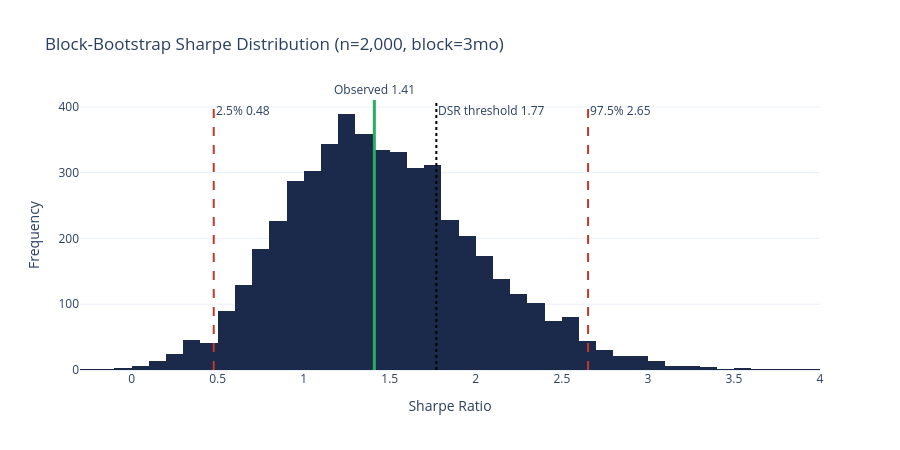

Here is the notebook cell this chart was saved with:
### Code cell
# Visualise bootstrap Sharpe distribution
rng = np.random.default_rng(42)
sharpes = []
r = dn.values
T = len(r)
block = 6
n_blocks = int(np.ceil(T/block))
for _ in range(5000):
    starts = rng.integers(0, T, size=n_blocks)
    sample = np.concatenate([np.take(r, np.arange(s, s+block) % T) for s in starts])[:T]
    mu = sample.mean(); sd = sample.std(ddof=1)
    sharpes.append((mu*12)/(sd*np.sqrt(12)) if sd > 0 else 0)

fig = go.Figure()
fig.add_trace(go.Histogram(x=sharpes, nbinsx=60, marker_color=PAL['dynamic'], name='Bootstrap distribution'))
fig.add_vline(x=sr_net, line_color=PAL['gain'], line_width=3, annotation_text=f'Observed {sr_net:.2f}', annotation_position='top')
fig.add_vline(x=np.quantile(sharpes, 0.025), line_color=PAL['loss'], line_dash='dash', annotation_text=f'2.5% {np.quantile(sharpes, 0.025):.2f}')
fig.add_vline(x=np.quantile(sharpes, 0.975), line_color=PAL['loss'], line_dash='dash', annotation_text=f'97.5% {np.quantile(sharpes, 0.975):.2f}')
fig.add_vline(x=dsr['threshold_sr'], line_color='black', line_dash='dot', annotation_text=f'DSR threshold {dsr["threshold_sr"]:.2f}')
fig.update_layout(title='Block-Bootstrap Sharpe Distribution (n=2,000, block=3mo)',
                  xaxis_title='Sharpe Ratio', yaxis_title='Frequency',
                  height=450, showlegend=False)
fig

### Figure 1 — Plotly figure (JSON) as saved in the notebook; plotly's stock layout.template omitted (floating-point values rounded to 4 significant figures; data arrays with more than 128 entries replaced by an {"elided": "..."} marker saying what was removed)
{"data": [{"marker": {"color": "#1B2A4A"}, "name": "Bootstrap distribution", "nbinsx": 60, "type": "histogram", "x": {"elided": "5000 float values"}}], "layout": {"annotations": [{"showarrow": false, "text": "Observed 1.41", "x": 1.41, "xanchor": "center", "xref": "x", "y": 1, "yanchor": "bottom", "yref": "y domain"}, {"showarrow": false, "text": "2.5% 0.48", "x": 0.4771, "xanchor": "left", "xref": "x", "y": 1, "yanchor": "top", "yref": "y domain"}, {"showarrow": false, "text": "97.5% 2.65", "x": 2.652, "xanchor": "left", "xref": "x", "y": 1, "yanchor": "top", "yref": "y domain"}, {"showarrow": false, "text": "DSR threshold 1.77", "x": 1.771, "xanchor": "left", "xref": "x", "y": 1, "yanchor": "top", "yref": "y domain"}], "height": 450, "shapes": [{"line": {"color": "#27AE60", "width": 3}, "type": "line", "x0": 1.41, "x1": 1.41, "xref": "x", "y0": 0, "y1": 1, "yref": "y domain"}, {"line": {"color": "#C0392B", "dash": "dash"}, "type": "line", "x0": 0.4771, "x1": 0.4771, "xref": "x", "y0": 0, "y1": 1, "yref": "y domain"}, {"line": {"color": "#C0392B", "dash": "dash"}, "type": "line", "x0": 2.652, "x1": 2.652, "xref": "x", "y0": 0, "y1": 1, "yref": "y domain"}, {"line": {"color": "black", "dash": "dot"}, "type": "line", "x0": 1.771, "x1": 1.771, "xref": "x", "y0": 0, "y1": 1, "yref": "y domain"}], "showlegend": false, "title": {"text": "Block-Bootstrap Sharpe Distribution (n=2,000, block=3mo)"}, "xaxis": {"title": {"text": "Sharpe Ratio"}}, "yaxis": {"title": {"text": "Frequency"}}}}
